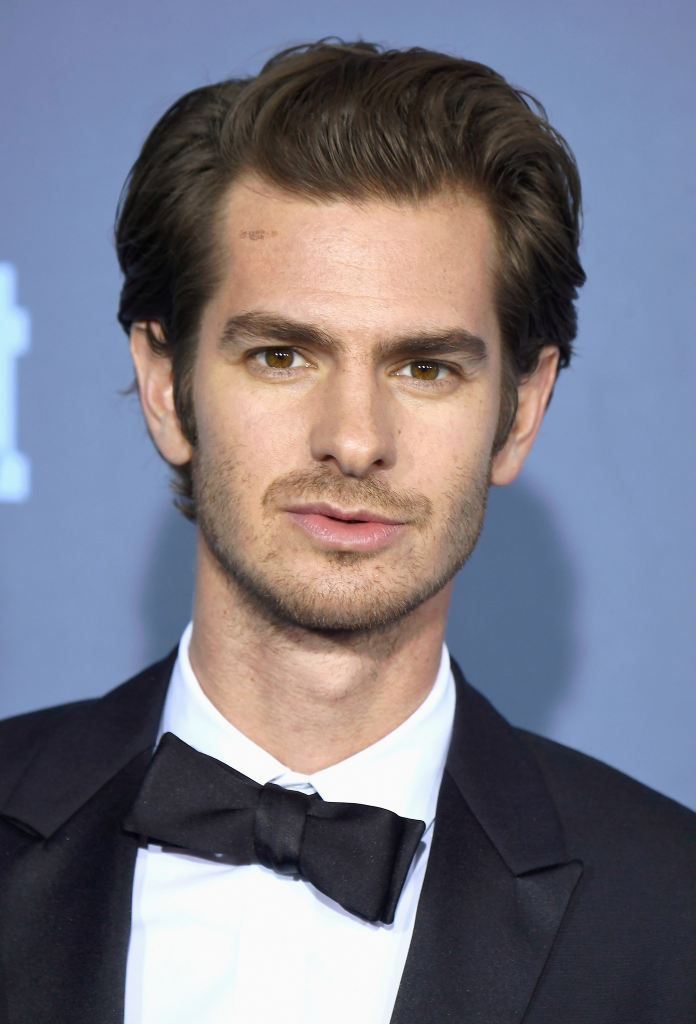
#> input picture code/images/samples/Andrew Garfield.jpg, 1391 x 2048 px, given in place of samples, which was not available (shown at 1/2 size)
$ python face_train.py
#> lines starting #> are read from the running program, lines starting #| are printed output that depends on the picture
import cv2
import numpy as np
from PIL import Image
import os


if __name__ == "__main__":

    # Directory path where the face images are stored.
    path = './images/'
    recognizer = cv2.face.LBPHFaceRecognizer_create()
    print("\n[INFO] Training...")
    # Haar cascade file for face detection
    detector = cv2.CascadeClassifier("code/models/haarcascade_frontalface_default.xml")

    def getImagesAndLabels(path):
        """
        Load face images and corresponding labels from the given directory path.

        Parameters:
            path (str): Directory path containing face images.

        Returns:
            list: List of face samples.
            list: List of corresponding labels.
        """
#> called with path = './images/'
        imagePaths = [os.path.join(path, f) for f in os.listdir(path)]
        faceSamples = []
        ids = []

        for imagePath in imagePaths:
            # Convert image to grayscale
            PIL_img = Image.open(imagePath).convert('L')
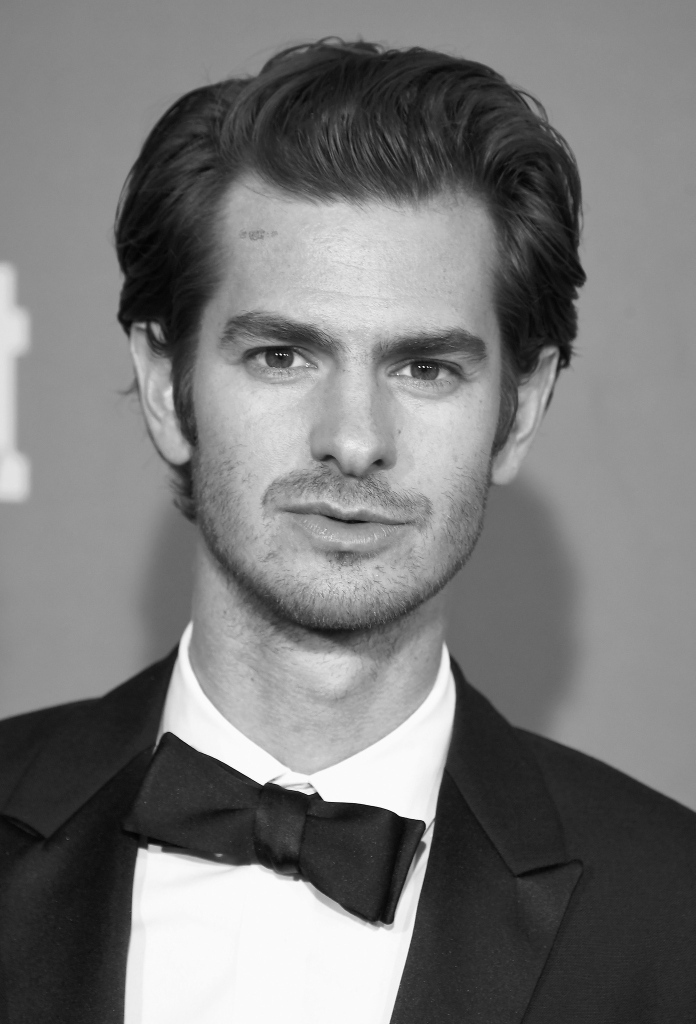
#> PIL_img: PIL image 1391x2048 L (shown at 1/2 size); min 0, max 255, mean 120.5
            img_numpy = np.array(PIL_img, 'uint8')

            # Extract the user ID from the image file name
#> (the run stopped early here; a loop or call above may not have finished)

$ run again, on code/images/testing/Arup2.jpeg
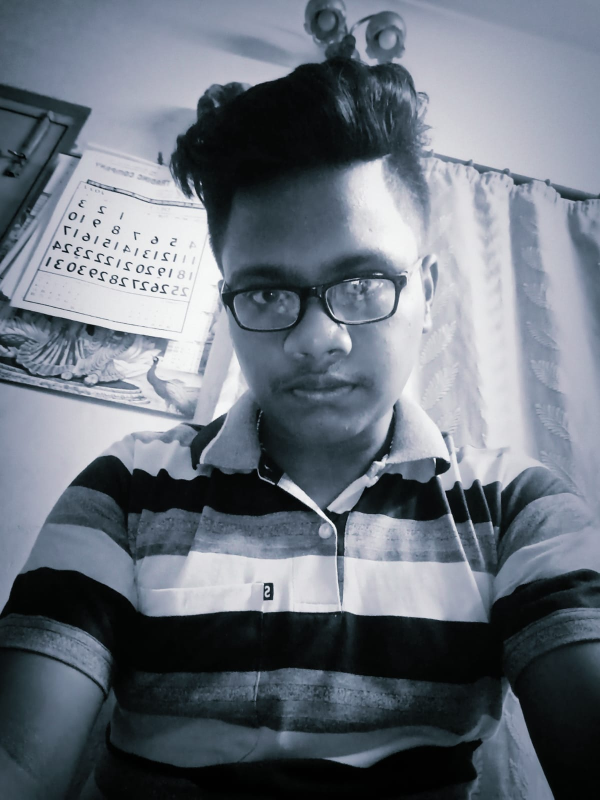
#> input picture code/images/testing/Arup2.jpeg, 1200 x 1600 px, given in place of samples, which was not available (shown at 1/2 size)
#> in getImagesAndLabels, `PIL_img = Image.open(imagePath).convert('L')`:
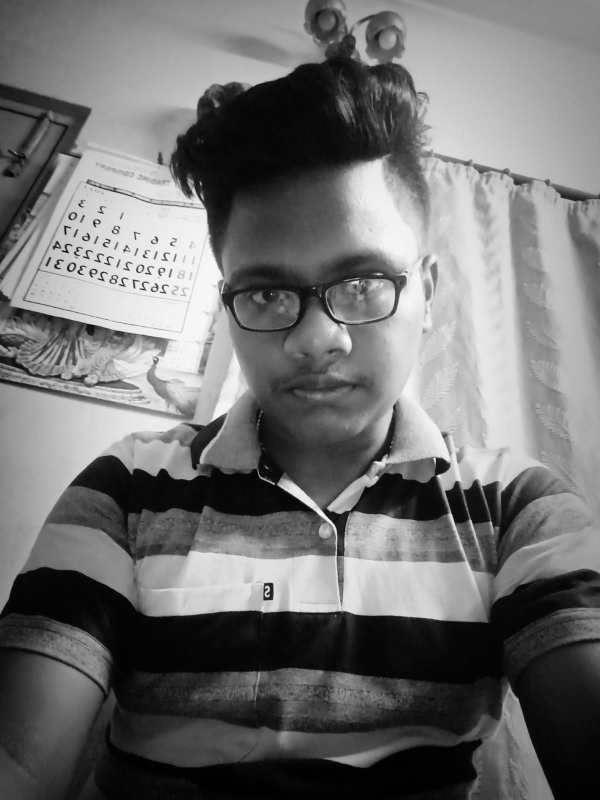
#> PIL_img: PIL image 1200x1600 L (shown at 1/2 size); min 0, max 255, mean 113.2

$ run again, on code/images/testing/Arup3.jpg
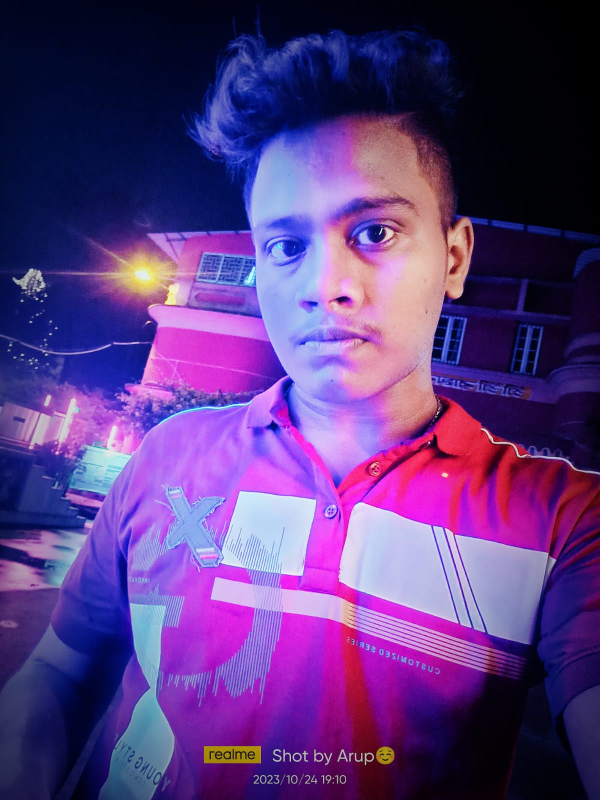
#> input picture code/images/testing/Arup3.jpg, 1200 x 1600 px, given in place of samples, which was not available (shown at 1/2 size)
#> in getImagesAndLabels, `PIL_img = Image.open(imagePath).convert('L')`:
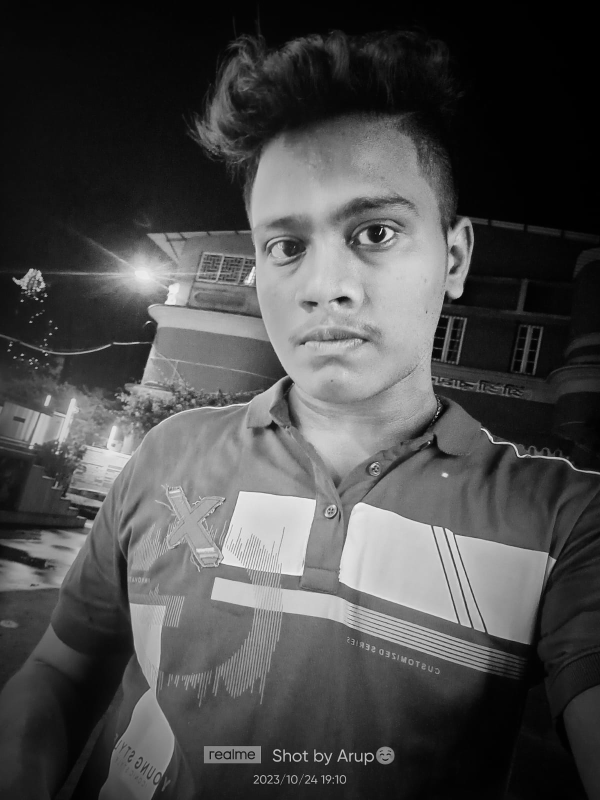
#> PIL_img: PIL image 1200x1600 L (shown at 1/2 size); min 0, max 253, mean 75.4
